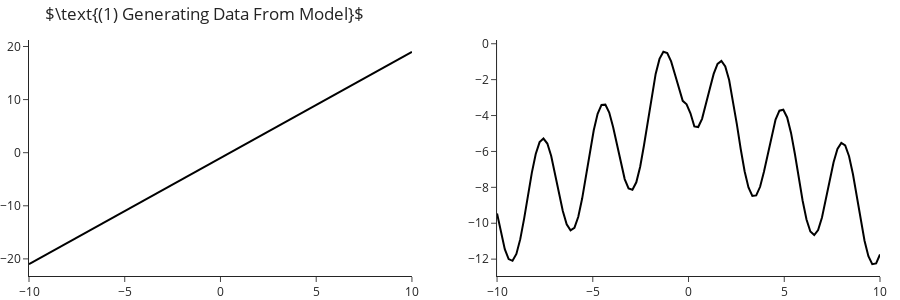

This figure's notebook cell:
### Code cell
m = 100
X = np.linspace(-10, 10, m)
# print(X)

Y1 = 2*X - 1
Y2 = 3*np.sin(2*X + -2) - 3*np.sqrt(np.abs(X))


fig = make_subplots(rows=1, cols=2).add_traces([go.Scatter(x=X, y=Y1, mode='lines', marker=dict(color="black"), showlegend=False),
                                                go.Scatter(x=X, y=Y2, mode='lines', marker=dict(color="black"), showlegend=False)], rows=[1,1], cols=[1,2])\
    .update_layout(title_text=r"$\text{(1) Generating Data From Model}$", height=300)
fig.show()
